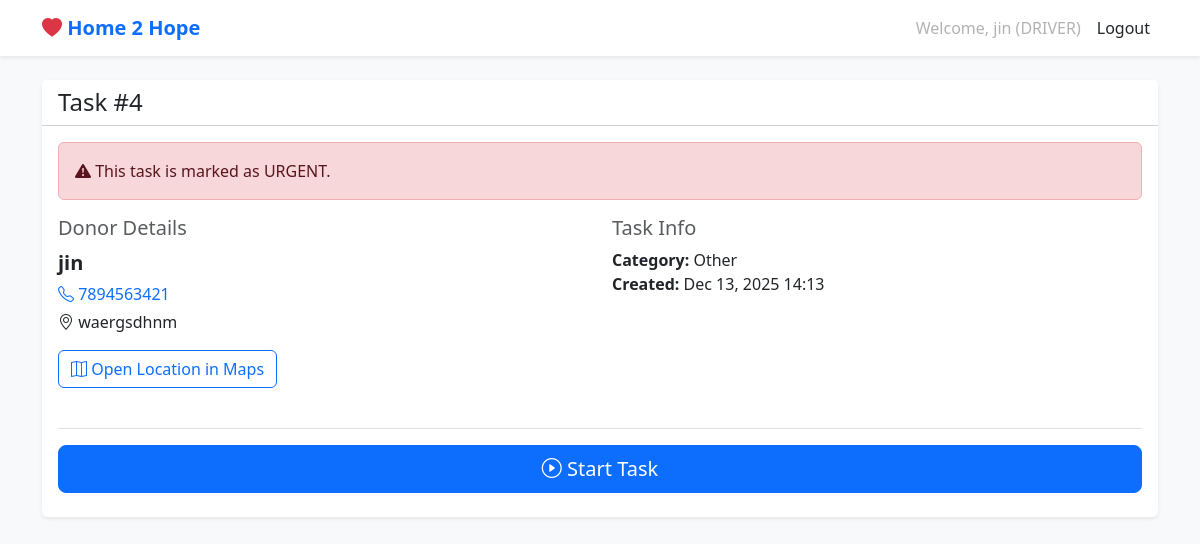
Page /task/4/ (signed in) on the earlier database version.
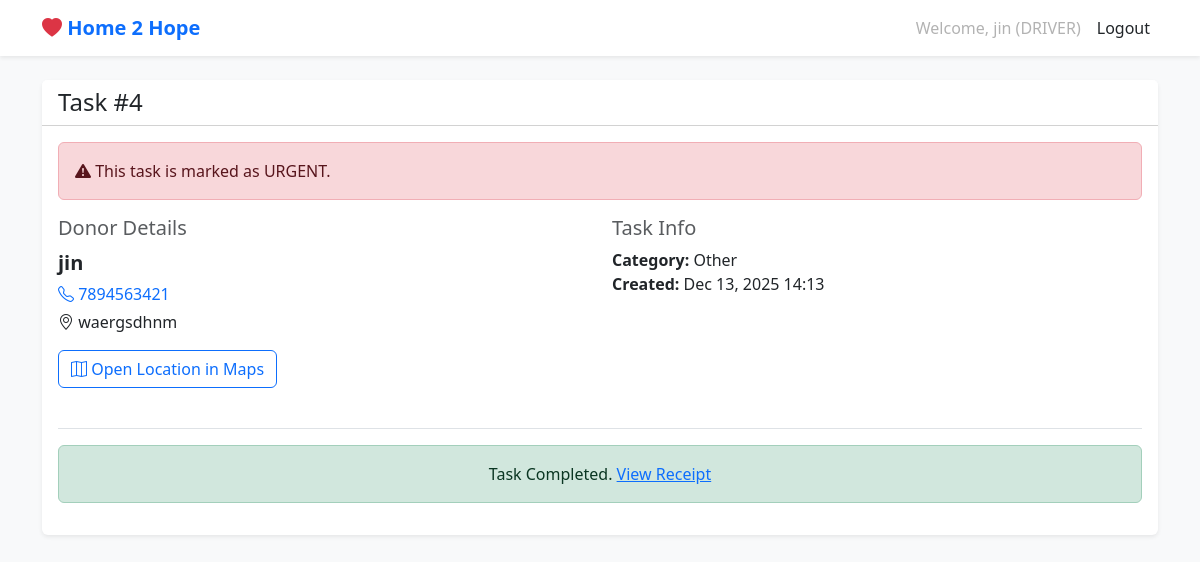
Same page on the later database version.
### core/views.py (the view, shortened to what this page needs)
# urls.py: path('task/<int:pk>/', views.DriverTaskDetailView.as_view(), name='driver_task_detail'),
class DriverTaskDetailView(DriverRequiredMixin, DetailView):
    model = Task
    template_name = 'core/task_detail_driver.html'
    def get_queryset(self):
        return Task.objects.filter(assigned_to=self.request.user)

### core/views.py (called while the page is built)
    def test_func(self):
        return self.request.user.is_authenticated and self.request.user.role == 'DRIVER'

### templates/core/task_detail_driver.html (shortened to what this page needs)
{% extends 'base.html' %}
{% block content %}
<div class="card mb-4">
    <div class="card-header bg-white d-flex justify-content-between align-items-center">
        <h4 class="mb-0">Task #{{ task.id }}</h4>
        <span class="badge bg-{{ task.status|lower }} fs-6">{{ task.get_status_display }}</span>
    </div>
    <div class="card-body">
        {% if task.is_urgent %}
        <div class="alert alert-danger">
            <i class="bi bi-exclamation-triangle-fill"></i> This task is marked as URGENT.
        </div>
        {% endif %}
        <div class="row mb-4">
            <div class="col-md-6">
                <h5 class="text-muted">Donor Details</h5>
                <p class="fs-5 fw-bold mb-1">{{ task.donor_name }}</p>
                <p class="mb-1"><a href="tel:{{ task.phone_numbers }}" class="text-decoration-none"><i
                            class="bi bi-telephone"></i> {{ task.phone_numbers }}</a></p>
                <p class="mb-3"><i class="bi bi-geo-alt"></i> {{ task.address }}</p>
                {% if task.location_link %}
                <a href="{{ task.location_link }}" target="_blank" class="btn btn-outline-primary mb-3">
                    <i class="bi bi-map"></i> Open Location in Maps
                </a>
                {% endif %}
            </div>
            <div class="col-md-6">
                <h5 class="text-muted">Task Info</h5>
                <ul class="list-unstyled">
                    <li><strong>Category:</strong> {{ task.get_category_display }}</li>
                    <li><strong>Created:</strong> {{ task.created_at|date:"M d, Y H:i" }}</li>
                </ul>
            </div>
        </div>
        <div class="border-top pt-3">
            {% if task.status == 'ASSIGNED' %}
            <form method="post" id="startTaskForm">
                <button type="submit" class="btn btn-primary btn-lg w-100" id="btnStart">
                    <i class="bi bi-play-circle"></i> Start Task
                </button>
            </form>
            {% elif task.status == 'IN_PROGRESS' %}
            <a href="{% url 'task_complete' task.pk %}" class="btn btn-success btn-lg w-100">
                <i class="bi bi-check-circle"></i> Go to Completion Form
            </a>
            {% elif task.status == 'COMPLETED' %}
            <div class="alert alert-success text-center">
                Task Completed. <a href="{% url 'receipt_view' task.pk %}">View Receipt</a>
            </div>
            {% endif %}
        </div>
    </div>
</div>
{% endblock %}

Differences in the rows shown:
changed Task "jin": status "ASSIGNED" → "COMPLETED" (drawn)
Other differences:
text no longer shown: "Start Task"
text now shown: "Task Completed. View Receipt"
